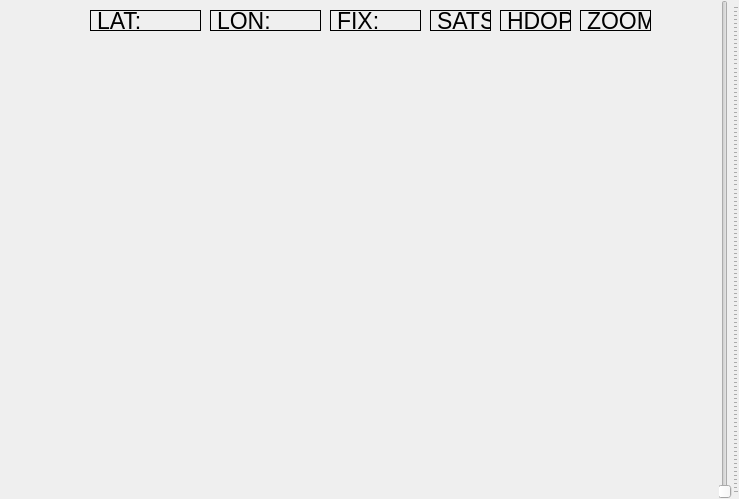
<?xml version="1.0" encoding="UTF-8"?>
<ui version="4.0">
 <class>QGCMapTool</class>
 <widget class="QWidget" name="QGCMapTool">
  <property name="geometry">
   <rect>
    <x>0</x>
    <y>0</y>
    <width>739</width>
    <height>499</height>
   </rect>
  </property>
  <property name="windowTitle">
   <string>Form</string>
  </property>
  <layout class="QGridLayout" name="gridLayout" rowstretch="100,0">
   <property name="leftMargin">
    <number>0</number>
   </property>
   <property name="topMargin">
    <number>0</number>
   </property>
   <property name="rightMargin">
    <number>0</number>
   </property>
   <property name="bottomMargin">
    <number>0</number>
   </property>
   <property name="horizontalSpacing">
    <number>3</number>
   </property>
   <property name="verticalSpacing">
    <number>0</number>
   </property>
   <item row="0" column="0">
    <widget class="QGCMapWidget" name="map" native="true">
     <widget class="QLabel" name="longitudeLabel">
      <property name="geometry">
       <rect>
        <x>210</x>
        <y>10</y>
        <width>111</width>
        <height>21</height>
       </rect>
      </property>
      <property name="font">
       <font>
        <pointsize>17</pointsize>
       </font>
      </property>
      <property name="frameShape">
       <enum>QFrame::Box</enum>
      </property>
      <property name="text">
       <string>LON:</string>
      </property>
     </widget>
     <widget class="QLabel" name="latitudeLabel">
      <property name="geometry">
       <rect>
        <x>90</x>
        <y>10</y>
        <width>111</width>
        <height>21</height>
       </rect>
      </property>
      <property name="font">
       <font>
        <pointsize>17</pointsize>
       </font>
      </property>
      <property name="frameShape">
       <enum>QFrame::Box</enum>
      </property>
      <property name="text">
       <string>LAT:</string>
      </property>
     </widget>
     <widget class="QLabel" name="satsLabel">
      <property name="geometry">
       <rect>
        <x>430</x>
        <y>10</y>
        <width>61</width>
        <height>21</height>
       </rect>
      </property>
      <property name="font">
       <font>
        <pointsize>17</pointsize>
       </font>
      </property>
      <property name="frameShape">
       <enum>QFrame::Box</enum>
      </property>
      <property name="text">
       <string>SATS:</string>
      </property>
     </widget>
     <widget class="QLabel" name="hdopLabel">
      <property name="geometry">
       <rect>
        <x>500</x>
        <y>10</y>
        <width>71</width>
        <height>21</height>
       </rect>
      </property>
      <property name="font">
       <font>
        <pointsize>17</pointsize>
       </font>
      </property>
      <property name="frameShape">
       <enum>QFrame::Box</enum>
      </property>
      <property name="text">
       <string>HDOP:</string>
      </property>
     </widget>
     <widget class="QLabel" name="fixLabel">
      <property name="geometry">
       <rect>
        <x>330</x>
        <y>10</y>
        <width>91</width>
        <height>21</height>
       </rect>
      </property>
      <property name="font">
       <font>
        <pointsize>17</pointsize>
       </font>
      </property>
      <property name="frameShape">
       <enum>QFrame::Box</enum>
      </property>
      <property name="text">
       <string>FIX:</string>
      </property>
     </widget>
     <widget class="QLabel" name="zoomLabel">
      <property name="geometry">
       <rect>
        <x>580</x>
        <y>10</y>
        <width>71</width>
        <height>21</height>
       </rect>
      </property>
      <property name="font">
       <font>
        <pointsize>17</pointsize>
       </font>
      </property>
      <property name="frameShape">
       <enum>QFrame::Box</enum>
      </property>
      <property name="text">
       <string>ZOOM:</string>
      </property>
     </widget>
     <widget class="QCustomPlot" name="Lidar360plot" native="true">
      <property name="geometry">
       <rect>
        <x>10</x>
        <y>70</y>
        <width>291</width>
        <height>231</height>
       </rect>
      </property>
      <property name="autoFillBackground">
       <bool>false</bool>
      </property>
     </widget>
    </widget>
   </item>
   <item row="1" column="0">
    <widget class="QGCMapToolBar" name="toolBar" native="true"/>
   </item>
   <item row="0" column="1" rowspan="2">
    <widget class="QSlider" name="zoomSlider">
     <property name="maximum">
      <number>600</number>
     </property>
     <property name="pageStep">
      <number>5</number>
     </property>
     <property name="orientation">
      <enum>Qt::Vertical</enum>
     </property>
     <property name="tickPosition">
      <enum>QSlider::TicksBelow</enum>
     </property>
     <property name="tickInterval">
      <number>0</number>
     </property>
    </widget>
   </item>
  </layout>
 </widget>
 <customwidgets>
  <customwidget>
   <class>QGCMapToolBar</class>
   <extends>QWidget</extends>
   <header>QGCMapToolBar.h</header>
   <container>1</container>
  </customwidget>
  <customwidget>
   <class>QGCMapWidget</class>
   <extends>QWidget</extends>
   <header>QGCMapWidget.h</header>
   <container>1</container>
  </customwidget>
  <customwidget>
   <class>QCustomPlot</class>
   <extends>QWidget</extends>
   <header>qcustomplot.h</header>
   <container>1</container>
  </customwidget>
 </customwidgets>
 <resources/>
 <connections/>
</ui>
